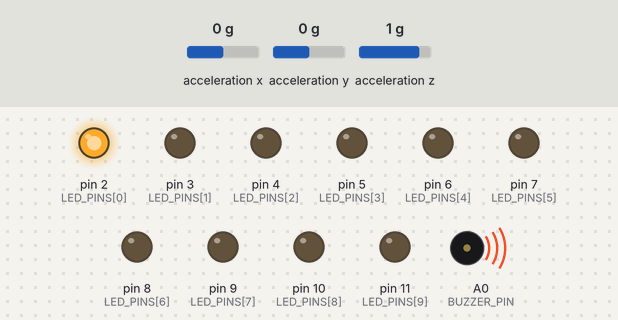
A sketch run on a simulated Arduino Uno, built with avr-gcc and run on an emulated ATmega328P. Parts: output pins drawn as LEDs (lit = HIGH), buzzer (waves = sounding). The test bench sets the inputs (shaded band); at power-on: acceleration y 0 g, acceleration x 0 g, acceleration z 1 g. Pins used as bus, display or sensor lines are not drawn.

Above: at 1.2 s.
1.3 s: acceleration y set to -0.2 g
At 1.98 s:
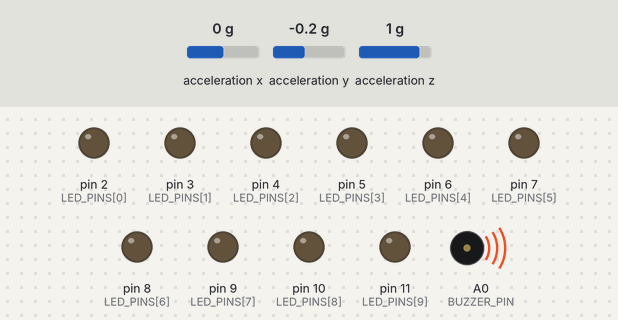
4.3 s: acceleration x set to 0.8 g
At 4.91 s:
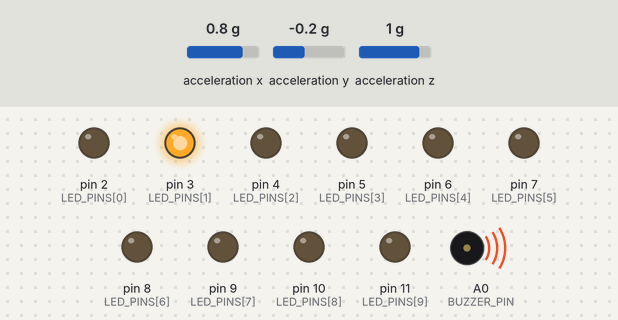
7.3 s: acceleration x set to 1.1 g
10.3 s: acceleration x set to 1.4 g
At 10.82 s:
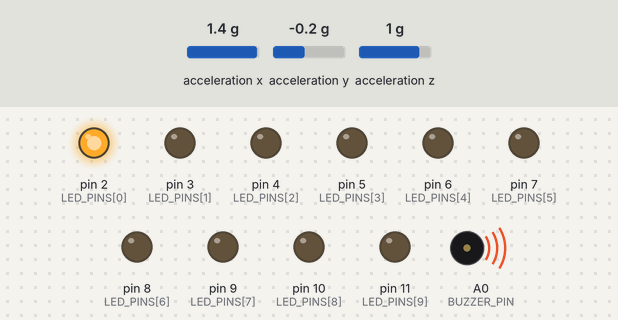
13.3 s: acceleration y set to -1.4 g
At 13.7 s:
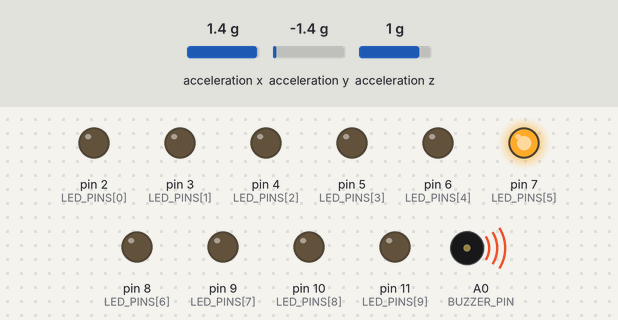
16.3 s: acceleration y set to -1.2 g
At 16.78 s:
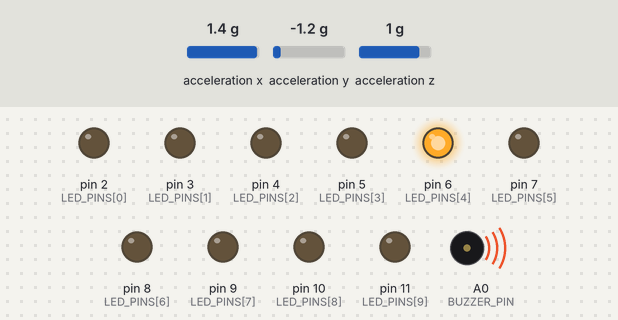
Timing chart, 0 to 19.3 s (numbered marks = the images above; inputs shaded):
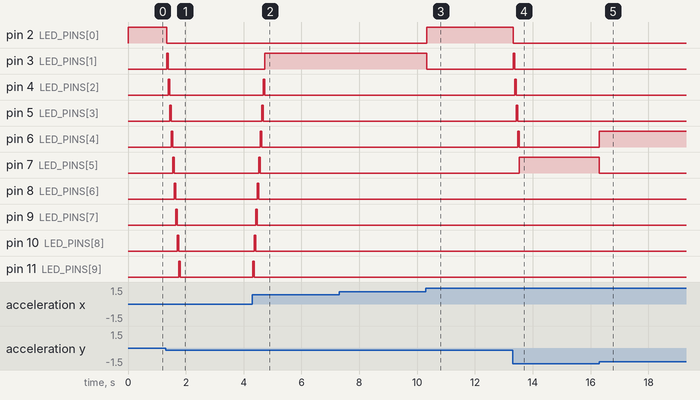

Measured:
- the behaviour switches between 0 and -0.1 g on acceleration y (found by bisection; images 0 and 1)
- the behaviour switches between 1.2 and 1.3 g on acceleration x (found by bisection; images 2 and 3)
- the behaviour switches between -1.4 and -1.3 g on acceleration y (found by bisection; images 4 and 5)
- after the input at 1.3 s, pin 2 (LED_PINS[0]): HIGH → LOW at once; pin 3 (LED_PINS[1]): LOW → HIGH at once, → LOW 0.05 s later; pin 4 (LED_PINS[2]): LOW → HIGH after 0.09 s, → LOW 0.05 s later; pin 5 (LED_PINS[3]): LOW → HIGH after 0.14 s, → LOW 0.05 s later; pin 6 (LED_PINS[4]): LOW → HIGH after 0.19 s, → LOW 0.05 s later
- after the input at 4.3 s, pin 3 (LED_PINS[1]): LOW → HIGH after 0.43 s; pin 4 (LED_PINS[2]): LOW → HIGH after 0.38 s, → LOW 0.05 s later; pin 5 (LED_PINS[3]): LOW → HIGH after 0.33 s, → LOW 0.05 s later; pin 6 (LED_PINS[4]): LOW → HIGH after 0.28 s, → LOW 0.05 s later; pin 7 (LED_PINS[5]): LOW → HIGH after 0.23 s, → LOW 0.05 s later
- after the input at 10.3 s, pin 2 (LED_PINS[0]): LOW → HIGH at once; pin 3 (LED_PINS[1]): HIGH → LOW at once; tone on A0 (BUZZER_PIN): 294 Hz → 262 Hz at once
- after the input at 13.3 s, pin 2 (LED_PINS[0]): HIGH → LOW at once; pin 3 (LED_PINS[1]): LOW → HIGH at once, → LOW 0.05 s later; pin 4 (LED_PINS[2]): LOW → HIGH after 0.07 s, → LOW 0.05 s later; pin 5 (LED_PINS[3]): LOW → HIGH after 0.12 s, → LOW 0.05 s later; pin 6 (LED_PINS[4]): LOW → HIGH after 0.17 s, → LOW 0.05 s later
- after the input at 16.3 s, pin 6 (LED_PINS[4]): LOW → HIGH at once; pin 7 (LED_PINS[5]): HIGH → LOW at once; tone on A0 (BUZZER_PIN): 440 Hz → 392 Hz at once

The sketch:

tilt.ino
```cpp
#include <Wire.h>
#include <Adafruit_ADXL345_U.h>

// Define constants
const int NUM_LEDS = 11;
const int LED_PINS[NUM_LEDS] = {2, 3, 4, 5, 6, 7, 8, 9, 10, 11};
const int SMOOTHNESS = 1; // Higher value = smoother transition
const int BUZZER_PIN = A0;

// Define ADXL345 object
Adafruit_ADXL345_Unified accel = Adafruit_ADXL345_Unified(12345);

int currentLED = 0;
int targetLED = 0;

// Define notes for each LED
int notes[NUM_LEDS] = {262,294, 330, 349, 392, 440, 494, 523, 587, 659, 698};

void setup() {
  Serial.begin(9600);

  // Initialize ADXL345
  if (!accel.begin()) {
    Serial.println("Failed to find ADXL345 chip");
    while (1);
  }
  accel.setRange(ADXL345_RANGE_16_G);

  // Initialize LED pins
  for (int i = 0; i < NUM_LEDS; i++) {
    pinMode(LED_PINS[i], OUTPUT);
  }

  // Initialize buzzer pin
  pinMode(BUZZER_PIN, OUTPUT);
}

void loop() {
  // Read accelerometer data
  sensors_event_t event;
  accel.getEvent(&event);

  // Calculate tilt angle
  float angle = atan2(event.acceleration.y, event.acceleration.x) * 180 / PI;

  // Map angle to LED index
  targetLED = map(angle, 0, -90, 0, NUM_LEDS - 1);
  targetLED = constrain(targetLED, 0, NUM_LEDS - 1);

  // Smooth LED transition
  if (currentLED < targetLED) {
    currentLED = min(currentLED + SMOOTHNESS, targetLED);
  } else if (currentLED > targetLED) {
    currentLED = max(currentLED - SMOOTHNESS, targetLED);
  }

  // Update LEDs and play note
  for (int i = 0; i < NUM_LEDS; i++) {
    if (i == currentLED) {
      digitalWrite(LED_PINS[i], HIGH);
      tone(BUZZER_PIN, notes[i]);
    } else {
      digitalWrite(LED_PINS[i], LOW);
    }
  }

  delay(50);
  noTone(BUZZER_PIN); // Turn off buzzer
}
```
